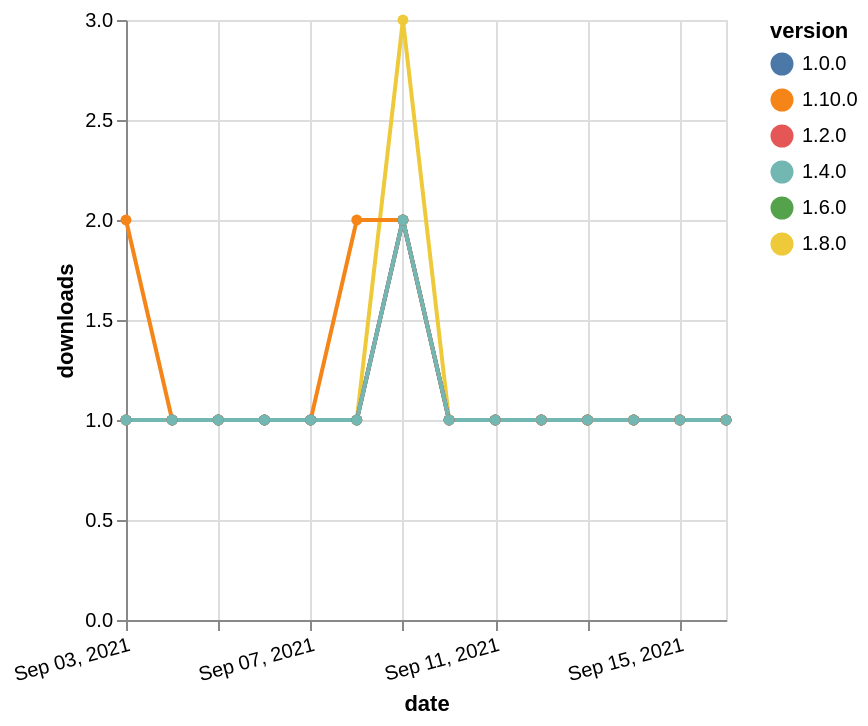

This figure's Vega-Lite source:
### Vega-Lite specification from a JSON file in a GitHub repository (floating-point values rounded to 4 significant figures)
{"$schema": "https://vega.github.io/schema/vega-lite/v5.json", "description": "A simple bar chart with embedded data.", "data": {"values": [{"date": "2021-09-03", "total": 149, "delta": 1, "version": "1.6.0"}, {"date": "2021-09-04", "total": 150, "delta": 1, "version": "1.6.0"}, {"date": "2021-09-05", "total": 151, "delta": 1, "version": "1.6.0"}, {"date": "2021-09-06", "total": 152, "delta": 1, "version": "1.6.0"}, {"date": "2021-09-07", "total": 153, "delta": 1, "version": "1.6.0"}, {"date": "2021-09-08", "total": 154, "delta": 1, "version": "1.6.0"}, {"date": "2021-09-09", "total": 156, "delta": 2, "version": "1.6.0"}, {"date": "2021-09-10", "total": 157, "delta": 1, "version": "1.6.0"}, {"date": "2021-09-11", "total": 158, "delta": 1, "version": "1.6.0"}, {"date": "2021-09-12", "total": 159, "delta": 1, "version": "1.6.0"}, {"date": "2021-09-13", "total": 160, "delta": 1, "version": "1.6.0"}, {"date": "2021-09-14", "total": 161, "delta": 1, "version": "1.6.0"}, {"date": "2021-09-15", "total": 162, "delta": 1, "version": "1.6.0"}, {"date": "2021-09-16", "total": 163, "delta": 1, "version": "1.6.0"}, {"date": "2021-09-03", "total": 169, "delta": 1, "version": "1.8.0"}, {"date": "2021-09-04", "total": 170, "delta": 1, "version": "1.8.0"}, {"date": "2021-09-05", "total": 171, "delta": 1, "version": "1.8.0"}, {"date": "2021-09-06", "total": 172, "delta": 1, "version": "1.8.0"}, {"date": "2021-09-07", "total": 173, "delta": 1, "version": "1.8.0"}, {"date": "2021-09-08", "total": 174, "delta": 1, "version": "1.8.0"}, {"date": "2021-09-09", "total": 177, "delta": 3, "version": "1.8.0"}, {"date": "2021-09-10", "total": 178, "delta": 1, "version": "1.8.0"}, {"date": "2021-09-11", "total": 179, "delta": 1, "version": "1.8.0"}, {"date": "2021-09-12", "total": 180, "delta": 1, "version": "1.8.0"}, {"date": "2021-09-13", "total": 181, "delta": 1, "version": "1.8.0"}, {"date": "2021-09-14", "total": 182, "delta": 1, "version": "1.8.0"}, {"date": "2021-09-15", "total": 183, "delta": 1, "version": "1.8.0"}, {"date": "2021-09-16", "total": 184, "delta": 1, "version": "1.8.0"}, {"date": "2021-09-03", "total": 116, "delta": 2, "version": "1.10.0"}, {"date": "2021-09-04", "total": 117, "delta": 1, "version": "1.10.0"}, {"date": "2021-09-05", "total": 118, "delta": 1, "version": "1.10.0"}, {"date": "2021-09-06", "total": 119, "delta": 1, "version": "1.10.0"}, {"date": "2021-09-07", "total": 120, "delta": 1, "version": "1.10.0"}, {"date": "2021-09-08", "total": 122, "delta": 2, "version": "1.10.0"}, {"date": "2021-09-09", "total": 124, "delta": 2, "version": "1.10.0"}, {"date": "2021-09-10", "total": 125, "delta": 1, "version": "1.10.0"}, {"date": "2021-09-11", "total": 126, "delta": 1, "version": "1.10.0"}, {"date": "2021-09-12", "total": 127, "delta": 1, "version": "1.10.0"}, {"date": "2021-09-13", "total": 128, "delta": 1, "version": "1.10.0"}, {"date": "2021-09-14", "total": 129, "delta": 1, "version": "1.10.0"}, {"date": "2021-09-15", "total": 130, "delta": 1, "version": "1.10.0"}, {"date": "2021-09-16", "total": 131, "delta": 1, "version": "1.10.0"}, {"date": "2021-09-03", "total": 215, "delta": 1, "version": "1.0.0"}, {"date": "2021-09-04", "total": 216, "delta": 1, "version": "1.0.0"}, {"date": "2021-09-05", "total": 217, "delta": 1, "version": "1.0.0"}, {"date": "2021-09-06", "total": 218, "delta": 1, "version": "1.0.0"}, {"date": "2021-09-07", "total": 219, "delta": 1, "version": "1.0.0"}, {"date": "2021-09-08", "total": 220, "delta": 1, "version": "1.0.0"}, {"date": "2021-09-09", "total": 222, "delta": 2, "version": "1.0.0"}, {"date": "2021-09-10", "total": 223, "delta": 1, "version": "1.0.0"}, {"date": "2021-09-11", "total": 224, "delta": 1, "version": "1.0.0"}, {"date": "2021-09-12", "total": 225, "delta": 1, "version": "1.0.0"}, {"date": "2021-09-13", "total": 226, "delta": 1, "version": "1.0.0"}, {"date": "2021-09-14", "total": 227, "delta": 1, "version": "1.0.0"}, {"date": "2021-09-15", "total": 228, "delta": 1, "version": "1.0.0"}, {"date": "2021-09-16", "total": 229, "delta": 1, "version": "1.0.0"}, {"date": "2021-09-03", "total": 188, "delta": 1, "version": "1.2.0"}, {"date": "2021-09-04", "total": 189, "delta": 1, "version": "1.2.0"}, {"date": "2021-09-05", "total": 190, "delta": 1, "version": "1.2.0"}, {"date": "2021-09-06", "total": 191, "delta": 1, "version": "1.2.0"}, {"date": "2021-09-07", "total": 192, "delta": 1, "version": "1.2.0"}, {"date": "2021-09-08", "total": 193, "delta": 1, "version": "1.2.0"}, {"date": "2021-09-09", "total": 195, "delta": 2, "version": "1.2.0"}, {"date": "2021-09-10", "total": 196, "delta": 1, "version": "1.2.0"}, {"date": "2021-09-11", "total": 197, "delta": 1, "version": "1.2.0"}, {"date": "2021-09-12", "total": 198, "delta": 1, "version": "1.2.0"}, {"date": "2021-09-13", "total": 199, "delta": 1, "version": "1.2.0"}, {"date": "2021-09-14", "total": 200, "delta": 1, "version": "1.2.0"}, {"date": "2021-09-15", "total": 201, "delta": 1, "version": "1.2.0"}, {"date": "2021-09-16", "total": 202, "delta": 1, "version": "1.2.0"}, {"date": "2021-09-03", "total": 169, "delta": 1, "version": "1.4.0"}, {"date": "2021-09-04", "total": 170, "delta": 1, "version": "1.4.0"}, {"date": "2021-09-05", "total": 171, "delta": 1, "version": "1.4.0"}, {"date": "2021-09-06", "total": 172, "delta": 1, "version": "1.4.0"}, {"date": "2021-09-07", "total": 173, "delta": 1, "version": "1.4.0"}, {"date": "2021-09-08", "total": 174, "delta": 1, "version": "1.4.0"}, {"date": "2021-09-09", "total": 176, "delta": 2, "version": "1.4.0"}, {"date": "2021-09-10", "total": 177, "delta": 1, "version": "1.4.0"}, {"date": "2021-09-11", "total": 178, "delta": 1, "version": "1.4.0"}, {"date": "2021-09-12", "total": 179, "delta": 1, "version": "1.4.0"}, {"date": "2021-09-13", "total": 180, "delta": 1, "version": "1.4.0"}, {"date": "2021-09-14", "total": 181, "delta": 1, "version": "1.4.0"}, {"date": "2021-09-15", "total": 182, "delta": 1, "version": "1.4.0"}, {"date": "2021-09-16", "total": 183, "delta": 1, "version": "1.4.0"}]}, "width": "container", "mark": {"type": "line", "point": {"filled": true}}, "encoding": {"x": {"field": "date", "type": "temporal", "timeUnit": "yearmonthdate", "title": "date", "axis": {"labelAngle": -15}}, "y": {"field": "delta", "type": "quantitative", "title": "downloads"}, "color": {"field": "version", "type": "nominal"}, "tooltip": {"field": "delta"}}}
